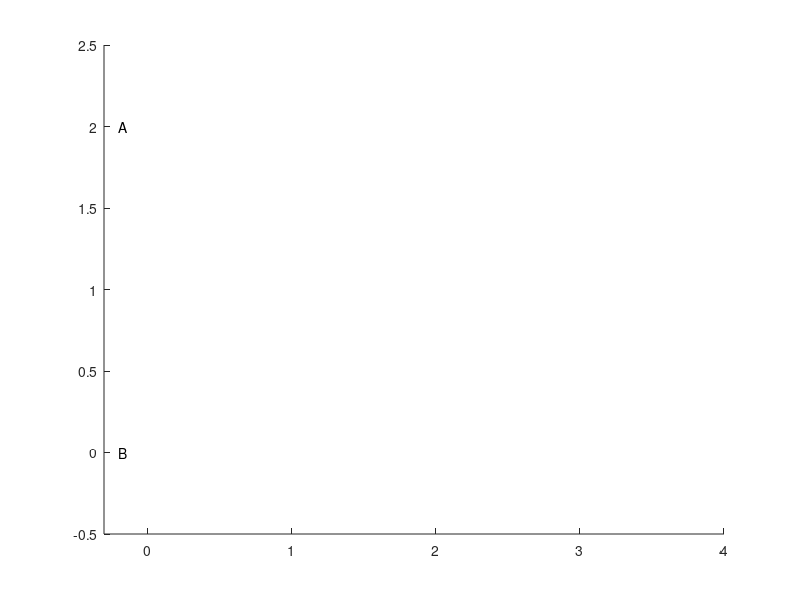

Recreate this plot in MATLAB. (Note: this script raises an error after producing the figure.)
% fig10_17
% Copyright S. Nakamura, 1995
figure(1)
set(gcf,'NumberTitle','off','Name','Figure 10.17')
clf,clear
hold off
%axis('square')
axis([-0.3,4,-0.5,2.5]);
hold on
%battery_(0.1, 0.2, [0.0, 0], [0.0, 2]);
text(0-0.2 ,0, 'B')

text(0-0.2,2, 'A')
switch_(0.5, 1, [0,0], [2,0]);
capacit_(0.1, 0.3, [2,0], [2,1])
resist_(6,0.5,   0.2, [2,1], [2,2]);
coil_b(6,0.4, 0.07, [0,2],[2.,2]);
%coil_trad(4, 0.3, [0.8,2],[2.2,2]);
line_([2,0],[3.5,0]) 

resist_(6,0.5,   0.1, [2,2], [3.5,2]);
coil_b(6,0.4, 0.07, [3.5,2],[3.5,0]);
text(2+0.19, 0.5,'C')
text(2+0.19, 1.5,'Ra')
text(0.9,-0.3,'S')
text(3.7,1,'Lb')
text(1., 2.2, 'La')
text(2.7, 2.2, 'Rb')
text(-0.1, 1.0,'e(t)')
text( 0.5,2.-0.2, 'i1(t)'); arrow_(0.4, [0.8, 2-0.2], [1.2, 2-0.2] )
text( 2.3,2.-0.2, 'i2(t)');arrow_(0.4, [2.6, 2-0.2], [3.0, 2-0.2] )
 axis('off')

line_([0,0], [0,0.8])
line_([0,1.2], [0,2])
ellip_( 0, 1, 0.3, 0.2)
